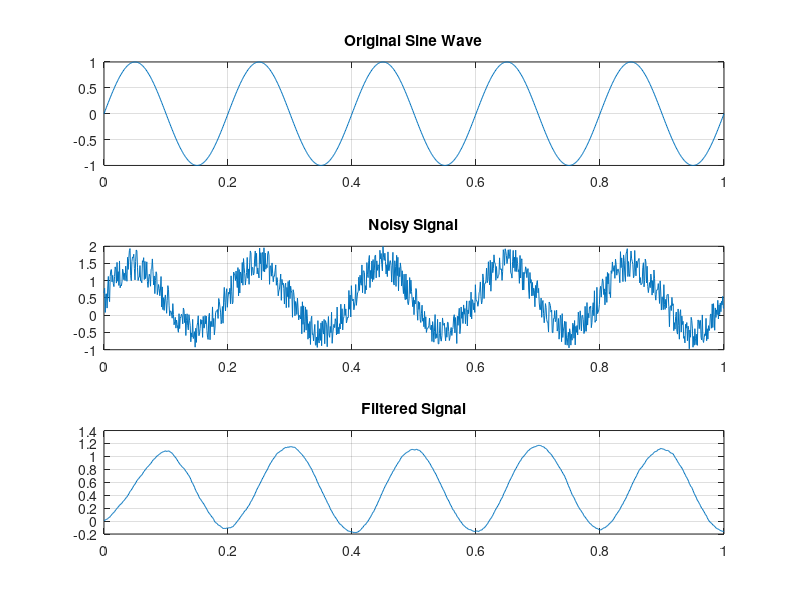

Reproduce this figure in MATLAB.
% Define the sampling frequency, signal frequency, amplitude, and duration
fs = 1000;          % Sampling frequency (Hz)
f = 5;              % Sine wave frequency (Hz)
A = 1;              % Amplitude of sine wave
t = 1;              % Signal duration (seconds)

% Create the time vector
n = 0:(1/fs):t;

% Generate the original sine wave
x = A * sin(2*pi*f*n);

% Generate random noise
y = rand(size(n));

% Add noise to the original signal
z = x + y;

% Define the moving-average filter
windowSize = 100;                           % Filter window length
b = (1/windowSize) * ones(1,windowSize);    % Filter coefficients
a = 1;                                      % Denominator coefficient

% Apply the moving-average filter to the noisy signal
z_filtered = filter(b,a,z);

% Plot the original, noisy, and filtered signals
figure;

% Original sine wave
subplot(3,1,1);
plot(n,x);
title('Original Sine Wave');
grid('on');

% Noisy signal
subplot(3,1,2);
plot(n,z);
title('Noisy Signal');
grid('on');

% Filtered signal
subplot(3,1,3);
plot(n,z_filtered);
title('Filtered Signal');
grid('on');
